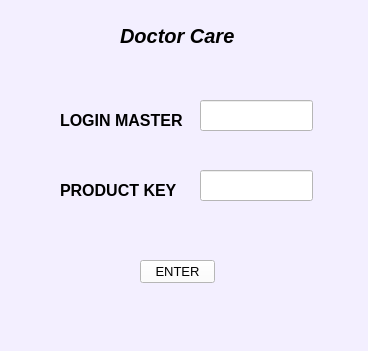
<?xml version="1.0" encoding="UTF-8"?>
<ui version="4.0">
 <class>MainWindow</class>
 <widget class="QMainWindow" name="MainWindow">
  <property name="geometry">
   <rect>
    <x>0</x>
    <y>0</y>
    <width>368</width>
    <height>351</height>
   </rect>
  </property>
  <property name="windowTitle">
   <string>Ativação </string>
  </property>
  <property name="styleSheet">
   <string notr="true">background-color: rgb(243, 239, 255);
</string>
  </property>
  <property name="animated">
   <bool>true</bool>
  </property>
  <property name="unifiedTitleAndToolBarOnMac">
   <bool>false</bool>
  </property>
  <widget class="QWidget" name="centralwidget">
   <widget class="QLineEdit" name="lineEdit">
    <property name="geometry">
     <rect>
      <x>200</x>
      <y>100</y>
      <width>113</width>
      <height>31</height>
     </rect>
    </property>
    <property name="styleSheet">
     <string notr="true">background-color: rgb(255, 255, 255);</string>
    </property>
   </widget>
   <widget class="QLabel" name="label">
    <property name="geometry">
     <rect>
      <x>60</x>
      <y>100</y>
      <width>131</width>
      <height>41</height>
     </rect>
    </property>
    <property name="font">
     <font>
      <pointsize>12</pointsize>
      <weight>75</weight>
      <bold>true</bold>
     </font>
    </property>
    <property name="text">
     <string>LOGIN MASTER</string>
    </property>
   </widget>
   <widget class="QLabel" name="label_2">
    <property name="geometry">
     <rect>
      <x>60</x>
      <y>170</y>
      <width>131</width>
      <height>41</height>
     </rect>
    </property>
    <property name="font">
     <font>
      <pointsize>12</pointsize>
      <weight>75</weight>
      <bold>true</bold>
     </font>
    </property>
    <property name="text">
     <string>PRODUCT KEY</string>
    </property>
   </widget>
   <widget class="QLineEdit" name="lineEdit_2">
    <property name="geometry">
     <rect>
      <x>200</x>
      <y>170</y>
      <width>113</width>
      <height>31</height>
     </rect>
    </property>
    <property name="styleSheet">
     <string notr="true">background-color: rgb(255, 255, 255);</string>
    </property>
   </widget>
   <widget class="QPushButton" name="pushButton">
    <property name="geometry">
     <rect>
      <x>140</x>
      <y>260</y>
      <width>75</width>
      <height>23</height>
     </rect>
    </property>
    <property name="font">
     <font>
      <pointsize>10</pointsize>
     </font>
    </property>
    <property name="styleSheet">
     <string notr="true">background-color: rgb(255, 255, 255);</string>
    </property>
    <property name="text">
     <string>ENTER</string>
    </property>
   </widget>
   <widget class="QLabel" name="label_3">
    <property name="geometry">
     <rect>
      <x>120</x>
      <y>20</y>
      <width>121</width>
      <height>31</height>
     </rect>
    </property>
    <property name="font">
     <font>
      <pointsize>15</pointsize>
      <weight>75</weight>
      <italic>true</italic>
      <bold>true</bold>
     </font>
    </property>
    <property name="text">
     <string>Doctor Care</string>
    </property>
   </widget>
  </widget>
  <widget class="QMenuBar" name="menubar">
   <property name="geometry">
    <rect>
     <x>0</x>
     <y>0</y>
     <width>368</width>
     <height>21</height>
    </rect>
   </property>
  </widget>
  <widget class="QStatusBar" name="statusbar"/>
 </widget>
 <resources/>
 <connections/>
</ui>
